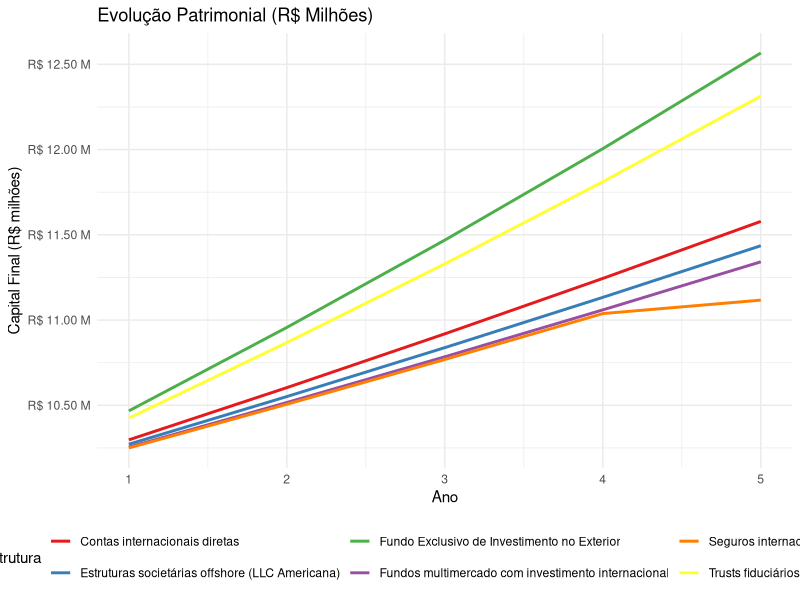

Generate this figure with R:
library(tidyverse)
library(knitr)

# Parâmetros iniciais
capital_inicial <- 10000000
anos <- 5

# Definição das estruturas
estruturas <- tibble(
  nome = c(
    "Contas internacionais diretas",
    "Fundo Exclusivo de Investimento no Exterior",
    "Fundos multimercado com investimento internacional",
    "Estruturas societárias offshore (LLC Americana)",
    "Seguros internacionais (Unit-Linked)",
    "Trusts fiduciários"
  ),
  retorno = c(0.04, 0.07, 0.05, 0.04, 0.04, 0.06),
  custo = c(0.005, 0.015, 0.02, 0.008, 0.015, 0.01),
  ir_anual = c(0.15, 0.15, 0.15, 0.15, 0, 0.15),
  stringsAsFactors = FALSE
)

# Função para simular uma estrutura
evoluir_estrutura <- function(retorno, custo, ir_anual, capital_inicial, anos) {
  capital <- capital_inicial
  resultados <- vector("list", anos)
  for (ano in 1:anos) {
    rend_bruto <- capital * retorno
    custos <- capital * custo
    base_ir <- rend_bruto - custos
    ir_devido <- max(0, base_ir * ir_anual)
    rend_liquido <- base_ir - ir_devido
    capital <- capital + rend_liquido
    if (ir_anual == 0) {
      # Unit-Linked: diferimento total, IR só no último ano sobre ganho total
      if (ano == anos) {
        ganho_total <- capital - capital_inicial
        ir_devido_final <- ganho_total * 0.15
        capital <- capital - ir_devido_final
        rend_liquido <- rend_liquido - ir_devido_final
      }
    }
    resultados[[ano]] <- tibble(
      Ano = ano,
      Capital_Inicial = ifelse(ano == 1, capital_inicial, lag(capital, default = NA)),
      Rendimento_Bruto = rend_bruto,
      Custos = custos,
      Base_IR = base_ir,
      IR_Devido = ifelse(ir_anual == 0 & ano < anos, 0, ir_devido),
      Rendimento_Liquido = rend_liquido,
      Capital_Final = capital
    )
  }
  bind_rows(resultados)
}

# Simular todas as estruturas
resultados_geral <- estruturas %>%
  mutate(
    dados = pmap(list(retorno, custo, ir_anual), ~ evoluir_estrutura(..1, ..2, ..3, capital_inicial, anos))
  ) %>%
  unnest(dados) %>%
  select(Estrutura = nome, everything(), -retorno, -custo, -ir_anual)

# Tabela formatada com kable
resultados_geral %>%
  mutate(across(where(is.numeric), ~ round(.x, 2))) %>%
  kable(
    caption = "Evolução Patrimonial por Estrutura (R$)",
    digits = 2,
    format = "pipe"
  ) %>%
  print()

# Gráfico ggplot2
resultados_geral %>%
  mutate(
    Capital_Final_Milhao = Capital_Final / 1e6
  ) %>%
  ggplot(aes(x = Ano, y = Capital_Final_Milhao, color = Estrutura)) +
  geom_line(size = 1) +
  scale_color_brewer(palette = "Set1") +
  scale_y_continuous(labels = scales::dollar_format(suffix = " M", prefix = "R$ ")) +
  labs(
    title = "Evolução Patrimonial (R$ Milhões)",
    x = "Ano",
    y = "Capital Final (R$ milhões)",
    color = "Estrutura"
  ) +
  theme_minimal() +
  theme(legend.position = "bottom")
